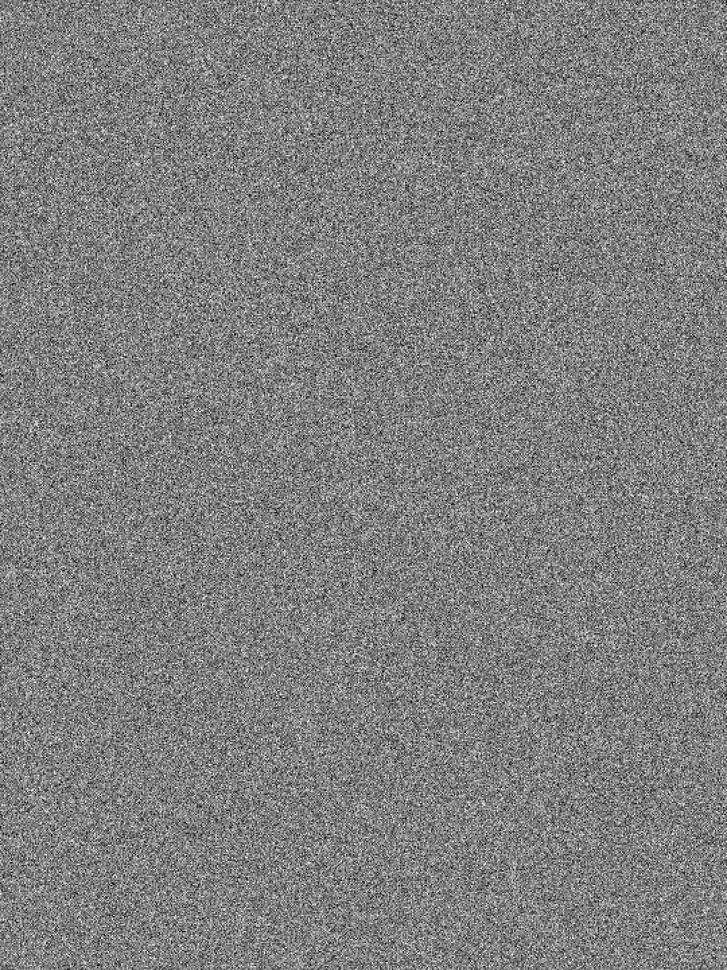
#> input picture templates/meta-carousel/assets/grain.png, 727 x 970 px, shrunk from 1080 x 1440 before the run
$ python grade.py assets/grain.png assets/grunge.png 1.0
#> lines starting #> are read from the running program, lines starting #| are printed output that depends on the picture
"""PlayHQ colour grade for photos/screenshots (not for UI or weapon renders).
Look: deep neutral-warm blacks, gentle S-curve, warm gold highlights, slightly calmer blues, +vibrance.
Usage: python3 grade.py <in> <out> [strength 0..1]   or  import grade; grade.apply(PIL_image)"""
import sys
import numpy as np
from PIL import Image


def _curve(x, strength):
    # filmic S-curve: deeper blacks, punchier mids, soft highlight roll-off
    k = 1 + 0.9 * strength
    y = 1 / (1 + np.exp(-k * 4 * (x - 0.5)))
    y0, y1 = 1 / (1 + np.exp(k * 2)), 1 / (1 + np.exp(-k * 2))
    y = (y - y0) / (y1 - y0)
    return x + (y - x) * 0.55 * strength


def apply(im, strength=1.0):
#> called with strength = 1
    a = np.asarray(im.convert('RGB'), dtype=np.float32) / 255.
    lum = a @ np.array([0.2126, 0.7152, 0.0722], dtype=np.float32)
    # warm white balance, stronger in highlights (gold), neutral in shadows
    w = np.clip(lum, 0, 1)[..., None] * strength
    a = a * (1 + w * np.array([0.06, 0.02, -0.07], dtype=np.float32))
    # +12% saturation around luminance
    l2 = (a @ np.array([0.2126, 0.7152, 0.0722], dtype=np.float32))[..., None]
    a = l2 + (a - l2) * (1 + 0.12 * strength)
    a = _curve(np.clip(a, 0, 1), strength)
#> in _curve, `y = 1 / (1 + np.exp(-k * 4 * (x - 0.5)))`:
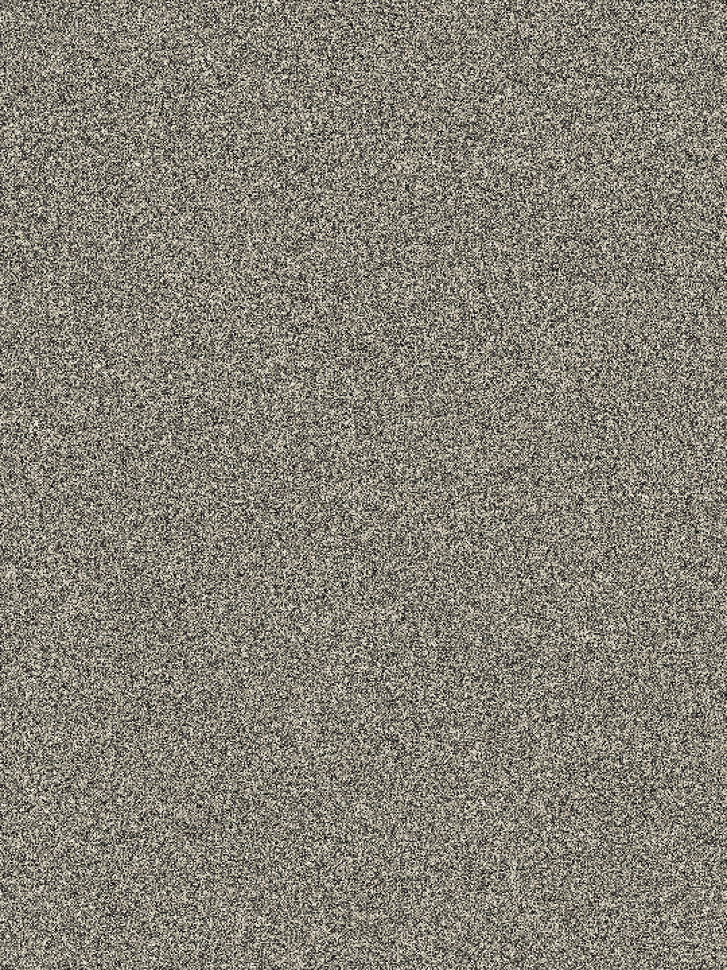
#> y: shape (970, 727, 3) float32; mean of channels 0, 1, 2 0.526, 0.508, 0.466; drawn as R, G, B
    return Image.fromarray((np.clip(a, 0, 1) * 255 + 0.5).astype(np.uint8))
#> returned value: PIL image 727x970 RGB


if __name__ == '__main__':
    apply(Image.open(sys.argv[1]), float(sys.argv[3]) if len(sys.argv) > 3 else 1.0).save(sys.argv[2], quality=95)
